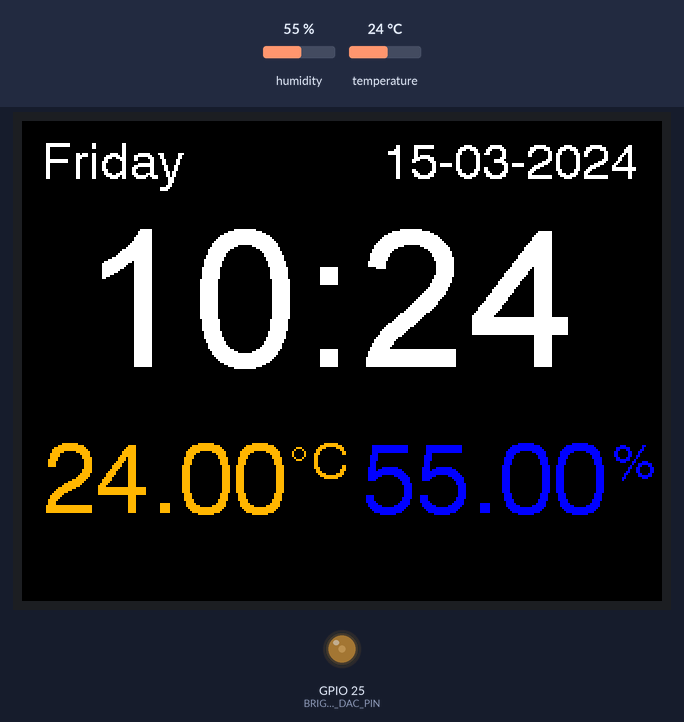
The program below on a simulated ESP32. On the bench: 320×240 colour display, output pins drawn as LEDs (lit = HIGH). The inputs (shaded band) are chosen by the test bench; at power-on: humidity 55 %, temperature 24 °C. WiFi joins after 1.5 s; servers stay silent unless stated; the local clock reads 2024-03-15 10:24:30 at power-on unless the program sets it; no MQTT or app messages arrive unless stated; what the program prints to the serial monitor is not drawn.

Above: at 2.2 s.
At 30.6 s:
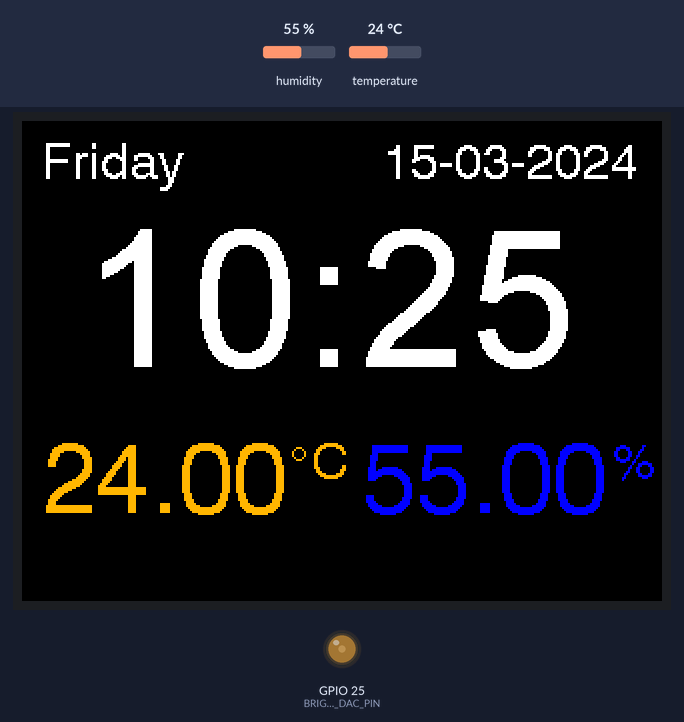
At 91.1 s:
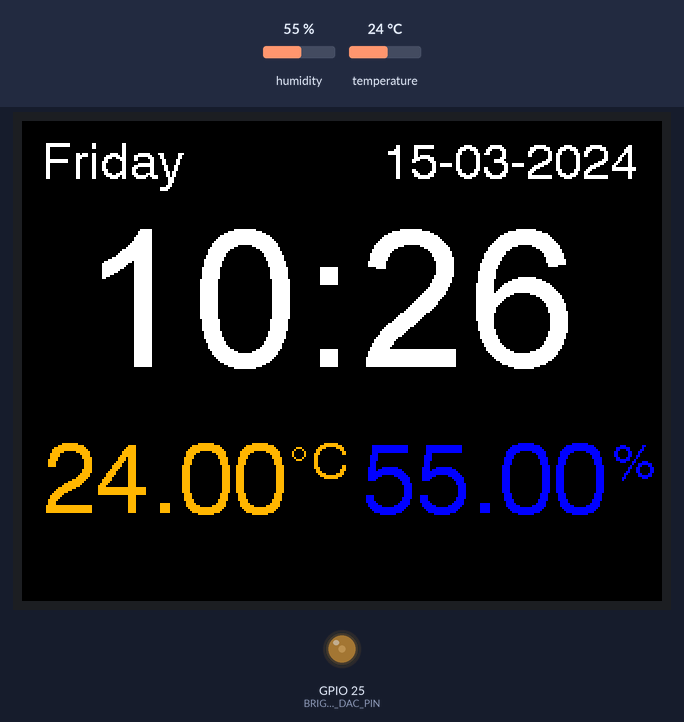

The program:

main.cpp
```cpp
#include "RTClib.h"
#include <Adafruit_AHTX0.h>
#include <TFT_eSPI.h>
#include <SPI.h>
#include <driver/dac.h>

#include <WiFi.h>
#include "time.h"
#include <PubSubClient.h>

// Global WiFi status flag
bool wifiConnected = false;

const char* ssid = "1727";
const char* password = "357?M4g2";

const char* mqtt_server = "192.168.1.184";
const int mqtt_port = 1883;

WiFiClient espClient;
PubSubClient client(espClient);

const char* ntpServer = "129.6.15.28";
const long  gmtOffset_sec = 7 * 60 * 60; // Set your timezone offset
const int   daylightOffset_sec = 0;

void setup_wifi() {
    delay(10);
    Serial.println();
    Serial.print("Connecting to ");
    Serial.println(ssid);

    WiFi.begin(ssid, password);
    unsigned long startAttemptTime = millis();
    while (WiFi.status() != WL_CONNECTED && millis() - startAttemptTime < 10000) {
        delay(500);
        Serial.print(".");
    }
    if (WiFi.status() == WL_CONNECTED) {
        Serial.println("");
        Serial.println("WiFi connected");
        Serial.println("IP address: ");
        Serial.println(WiFi.localIP());
        wifiConnected = true;
    } else {
        Serial.println("");
        Serial.println("WiFi connect timeout, continuing without WiFi.");
        wifiConnected = false;
    }
}

void reconnect() {
    if (!wifiConnected) return; // Don't try MQTT if WiFi failed
    unsigned long startAttemptTime = millis();
    while (!client.connected() && millis() - startAttemptTime < 10000) {
        Serial.print("Attempting MQTT connection...");
        if (client.connect("ESP32Client")) {
            Serial.println("connected");
        } else {
            Serial.print("failed, rc=");
            Serial.print(client.state());
            Serial.println(" try again in 2 seconds");
            delay(2000);
        }
    }
    if (!client.connected()) {
        Serial.println("MQTT connect timeout, continuing without MQTT.");
    }
}


Adafruit_AHTX0 aht;
TFT_eSPI tft = TFT_eSPI();
RTC_DS3231 rtc;     // Add this line near your global declarations

//clock color
#define BACKGROUND_COLOR TFT_BLACK
#define DATE_COLOR TFT_WHITE
#define TEMP_COLOR TFT_ORANGE
#define HUM_COLOR TFT_GREEN
#define TFT_BACK_LIGHT 25 //deep sleep, for turning off the screen
#define BRIGHTNESS_DAC_PIN 25 // GPIO25 (DAC1)


sensors_event_t humidity, temp;
String ahtTempStr, humidityStr, SoilHumidityStr;

//clock
char daysOfTheWeek[7][12] = {"Sunday", "Monday", "Tuesday", "Wednesday", "Thursday", "Friday", "Saturday"};
String yearStr, monthStr, dayStr, hourStr, minuteStr, dayOfWeek, dateStr, timeStr;


void getSensorData() {
    // Get temperature and humidity
    aht.getEvent(&humidity, &temp);

    // Get current time from RTC
    DateTime now = rtc.now();
    yearStr = String(now.year(), DEC);
    monthStr = (now.month() < 10 ? "0" : "") + String(now.month(), DEC);
    dayStr = (now.day() < 10 ? "0" : "") + String(now.day(), DEC);
    hourStr = (now.hour() < 10 ? "0" : "") + String(now.hour(), DEC);
    minuteStr = (now.minute() < 10 ? "0" : "") + String(now.minute(), DEC);
    dayOfWeek = daysOfTheWeek[now.dayOfTheWeek()];
    dateStr = dayStr + "-" + monthStr + "-" + yearStr;
    timeStr = hourStr + ":" + minuteStr;


}


void setDisplayContent() {
    char buf[8];

    int offset_x = 20;
    int offset_y = 20;
    int tempfontsize = 6;

    // Display day of week, date, and time
    tft.setTextColor(TFT_WHITE, TFT_BLACK);
    tft.drawString(dayOfWeek, 10, 10, 4);
    tft.drawString(dateStr, 180, 10, 4);
    tft.drawString(timeStr, 30, 50, 8);

    // Display temperature
    tft.setTextColor(TFT_ORANGE, TFT_BLACK);
    //tft.drawString("Temperature", 10, 130, 3);
    dtostrf(roundf(temp.temperature * 100) / 100.0, 1, 2, buf); // 2 decimal places
    ahtTempStr = String(buf);
    int temp_pos_y = 140;
    tft.drawString(ahtTempStr, 10, temp_pos_y + offset_y, tempfontsize);
    tft.setTextColor(TFT_ORANGE, TFT_BLACK);
    tft.drawString("o",30 + 85 + offset_x, temp_pos_y-3 + offset_y,tempfontsize - 2 -2); // Small "o" as degree symbol
    tft.setTextColor(TFT_ORANGE, TFT_BLACK);
    tft.drawString("C",30 + 95 + offset_x, temp_pos_y + offset_y, tempfontsize -2); // "C" for Celsius

    // Display humidity
    tft.setTextColor(TFT_BLUE, TFT_BLACK);
    //tft.drawString("Humidity", 20, 150, 3);
    dtostrf(roundf(humidity.relative_humidity * 100) / 100.0, 1, 2, buf); // 2 decimal places
    humidityStr = String(buf);
    int humid_pos_y = 140;
    tft.drawString(humidityStr, 150 + offset_x, humid_pos_y + offset_y, tempfontsize);
    tft.drawString("%", 95+ 130 + offset_x + 50, humid_pos_y + offset_y, tempfontsize - 2); // Percent symbol

}


void setRTCfromNTP() {
    configTime(gmtOffset_sec, daylightOffset_sec, ntpServer);
    struct tm timeinfo;
    if (getLocalTime(&timeinfo)) {
        rtc.adjust(DateTime(
            timeinfo.tm_year + 1900,
            timeinfo.tm_mon + 1,
            timeinfo.tm_mday,
            timeinfo.tm_hour,
            timeinfo.tm_min,
            timeinfo.tm_sec
        ));
        Serial.println("RTC set from NTP!");
    } else {
        Serial.println("Failed to get time from NTP");
    }
}

void setBrightness(uint8_t brightness) {
    // Map 0-255 to DAC output
    dac_output_enable(DAC_CHANNEL_1); // GPIO25
    dac_output_voltage(DAC_CHANNEL_1, brightness); // 0-255
}

void setup() {
    Serial.begin(115200);
    setup_wifi();
    client.setServer(mqtt_server, mqtt_port);

    // Initialize TFT
    delay(200);
    tft.init();
    tft.setRotation(1);
    // tft.fillScreen(TFT_BLUE);
    // tft.setTextColor(TFT_WHITE, TFT_BLUE);
    // tft.setTextSize(1);
    // tft.drawString("TFT OK", 80, 60);
    // delay(1500); // Show test for 1.5 seconds
    tft.fillScreen(TFT_BLACK);

    // Initialize RTC
    if (!rtc.begin()) {
        Serial.println("Couldn't find RTC");
        tft.setTextSize(2);
        tft.drawString("RTC Error!", 10, 10);
        Serial.flush();
        while (1) delay(10);
    }
    //Set current time (uncomment only if you want to set RTC!)
    //rtc.adjust(DateTime(F(__DATE__), F(__TIME__)));

    // Initialize temperature/humidity sensor
    if (!aht.begin()) {
        Serial.println("Could not find AHT sensor!");
        tft.setTextSize(2);
        tft.drawString("AHT Sensor Error!", 10, 40);
        while (1) delay(10);
    }

    // Only set RTC from NTP if WiFi is connected
    if (WiFi.status() == WL_CONNECTED) {
        setRTCfromNTP();
    }

    // Setup DAC for brightness control
    setBrightness(59);

}

unsigned long lastReconnectAttempt = 0;
const unsigned long reconnectInterval = 10000; // Try every 10 seconds

#define TIME_TO_SLEEP 50 //In seconds
#define TIME_TO_STAY_AWAKE 10 //In seconds

void loop() {
    static int lastUpdateMinute = -1;
    static float tempSum = 0.0;
    static float humSum = 0.0;
    static int sampleCount = 0;

    DateTime now = rtc.now();
    int currentMinute = now.minute();
    int currentSecond = now.second();

    // Take a reading and accumulate
    getSensorData();
    tempSum += temp.temperature;
    humSum += humidity.relative_humidity;
    sampleCount++;

    // Ensure MQTT connection before publishing
    if (wifiConnected) {
        if (!client.connected()) {
            reconnect();
        }
        client.loop();
        if (!isnan(temp.temperature) && !isnan(humidity.relative_humidity)) {
            String tempStr = String(temp.temperature, 2);
            String humStr = String(humidity.relative_humidity, 2);
            client.publish("home/esp32/temperature", tempStr.c_str(), true); // retain flag set
            client.publish("home/esp32/humidity", humStr.c_str(), true);
            Serial.println("Published current data to MQTT (with retain)");
        } else {
            Serial.println("Skipped MQTT publish: invalid sensor data");
        }
    }

    // If the minute has changed, update display with average
    if (lastUpdateMinute != currentMinute) {
        float avgTemp = tempSum / sampleCount;
        float avgHum = humSum / sampleCount;
        temp.temperature = avgTemp;
        humidity.relative_humidity = avgHum;
        setDisplayContent();
        // Reset for next minute
        tempSum = 0.0;
        humSum = 0.0;
        sampleCount = 0;
        lastUpdateMinute = currentMinute;
    }
    // Sleep for 5 seconds to save power
    Serial.println("Sleeping for 5 seconds...");
    delay(100);
    esp_sleep_enable_timer_wakeup(5 * 1000000ULL);
    esp_light_sleep_start();
}
```

Measured:
- what the display in image 0 shows lasts 28.5 s, from 2.1 s to 30.6 s
- what the display in image 1 shows lasts 60.4 s, from 30.6 s to 91.0 s
